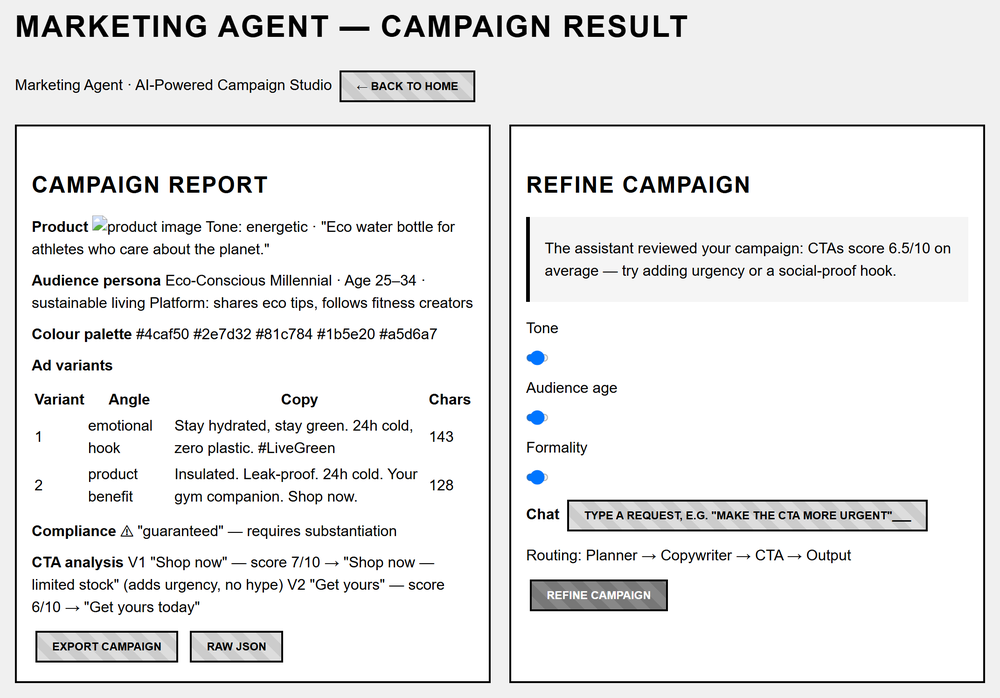
#> input picture diagrams/wireframe-result-page.png, 1000 x 698 px, shrunk from 2144 x 1496 before the run
$ python -i build_wireframes.py   (imports and definitions only)
#> lines starting #> are read from the running program, lines starting #| are printed output that depends on the picture
"""
Builds the Marketing Agent wireframes from wiremd sources into trimmed PNGs
for diagrams/.

Pipeline per source (diagrams/wireframes/*.wmd.md):
  1. Render the wiremd markdown to styled HTML via the wiremd CLI
     (npm install -g wiremd), using the grayscale "wireframe" style.
  2. Screenshot that HTML to PNG with headless Microsoft Edge (present on
     Windows 11 — no extra dependency).
  3. Auto-crop the PNG to its content box with Pillow, so there is no large
     empty margin left by the fixed browser window.

Output:  diagrams/wireframe-<name>.png   (<name> = source minus the .wmd.md)

Run:  python build_wireframes.py
Requires: Pillow, the global `wiremd` CLI, and Microsoft Edge.
"""

import glob
import os
import subprocess
import sys

from PIL import Image

BASE = os.path.dirname(os.path.abspath(__file__))
SRC_DIR = os.path.join(BASE, "diagrams", "wireframes")
OUT_DIR = os.path.join(BASE, "diagrams")

STYLE = "wireframe"          # wiremd visual style (grayscale, traditional)
SCALE = "2"                  # device scale factor — sharp on zoom
WINDOW = "1100,1600"         # generous canvas; auto-crop trims the excess
MARGIN = 32                  # px margin kept around the cropped content

EDGE_CANDIDATES = [
    r"C:\Program Files (x86)\Microsoft\Edge\Application\msedge.exe",
    r"C:\Program Files\Microsoft\Edge\Application\msedge.exe",
]


def find_edge() -> str:
    for p in EDGE_CANDIDATES:
        if os.path.exists(p):
            return p
    sys.exit("Microsoft Edge not found — adjust EDGE_CANDIDATES.")


def render_html(src: str, html: str) -> None:
    # wiremd is a global npm bin; shell=True so Windows resolves the .cmd shim.
    subprocess.run(
        ["wiremd", src, "-s", STYLE, "-o", html],
        check=True, shell=(os.name == "nt"),
    )


def screenshot(edge: str, html: str, png: str) -> None:
    subprocess.run([
        edge, "--headless=new", "--disable-gpu", "--hide-scrollbars",
        f"--force-device-scale-factor={SCALE}",
        f"--window-size={WINDOW}",
        f"--screenshot={png}", html,
    ], check=True)


def autocrop(png: str) -> None:
    """Trim the fixed-window screenshot down to its actual content."""
#> called with png = 'diagrams/wireframe-result-page.png'
    im = Image.open(png).convert("RGB")
#> im is the input picture: PIL image 1000x698 RGB; mean R, G, B 233.7, 233.8, 233.9
    bg = im.getpixel((0, 0))                      # page background colour
#> bg = (240, 240, 240)
    from PIL import ImageChops
    diff = ImageChops.difference(im, Image.new("RGB", im.size, bg))
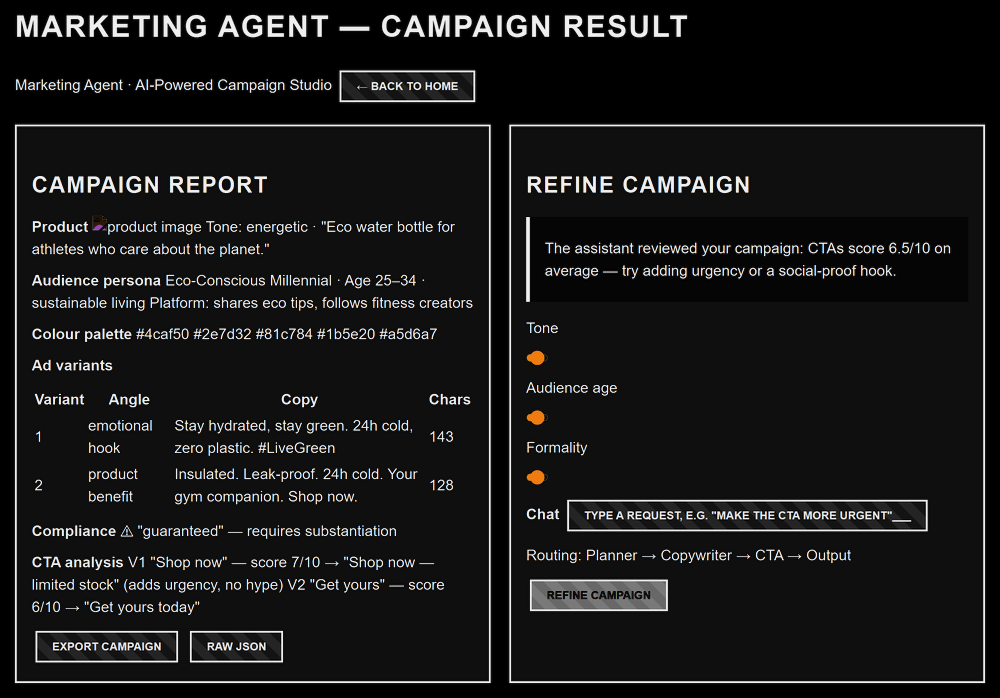
#> diff: PIL image 1000x698 RGB; mean R, G, B 25.2, 25.1, 25
    bbox = diff.getbbox()
#> bbox = (12, 12, 988, 686)
    if not bbox:
        return
    left, top, right, bottom = bbox
#> left = 12; top = 12; right = 988; bottom = 686
    left = max(0, left - MARGIN)
#> left = 0
    top = max(0, top - MARGIN)
#> top = 0
    right = min(im.width, right + MARGIN)
#> right = 1000
    bottom = min(im.height, bottom + MARGIN)
#> bottom = 698
    im.crop((left, top, right, bottom)).save(png)


def main() -> None:
    edge = find_edge()
    sources = sorted(glob.glob(os.path.join(SRC_DIR, "*.wmd.md")))
    if not sources:
        sys.exit(f"No *.wmd.md sources in {SRC_DIR}")
    for src in sources:
        name = os.path.basename(src)[: -len(".wmd.md")]
        html = os.path.join(SRC_DIR, name + ".html")
        png = os.path.join(OUT_DIR, "wireframe-" + name + ".png")
        print(f"  {os.path.basename(src)} -> {os.path.relpath(png, BASE)}")
        render_html(src, html)
        screenshot(edge, html, png)
        autocrop(png)
    print("\nDone.")


# [2 lines not run here, left out]

>>> result = autocrop('diagrams/wireframe-result-page.png')
